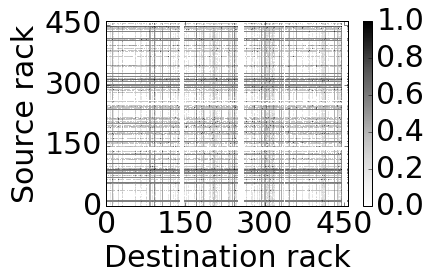
#> input picture image-reverse/cluster-2.png, 432 x 280 px
$ jupyter execute --allow-errors cluster-2.ipynb
#> lines starting #> are read from the running program, lines starting #| are printed output that depends on the picture
[cell 1]
from PIL import Image
import numpy as np

## Cluster 2: 456 racks

[cell 2]
im = Image.open('cluster-2.png').convert('L')  # RGB to gray scale
im

[cell 3]
im.mode, im.size
#> Out = ('L', (432, 280))

[cell 4]
left   = 107
top    = 22
right  = 348
bottom = 206
im = im.crop((left, top, right, bottom))
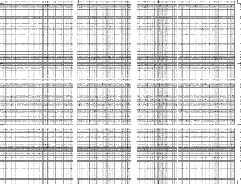
#> im: PIL image 241x184 L; min 16, max 255, mean 214.3
im

[cell 5]
im = im.resize((456, 456))   # there are approximately 456 nodes
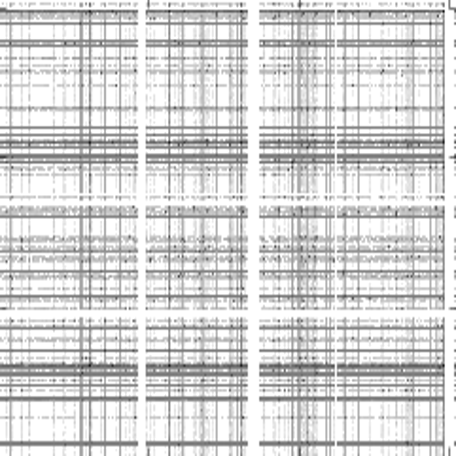
#> im: PIL image 456x456 L; min 17, max 255, mean 213.6
im

[cell 6]
im_array = np.array(im.getdata()).reshape((456, 456))
im_array[10][::20]
#> Out = 23 values, max 255 at index 7, min 90 at index 12, mean 130.6

[cell 7]
im_array = (255-im_array)/255 # scale to [0, 1]
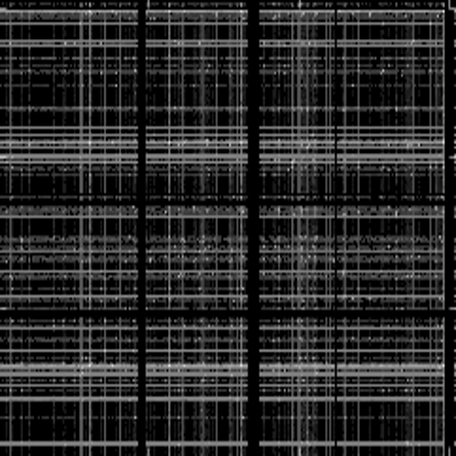
#> im_array: shape (456, 456) float64; min 0, max 0.933, mean 0.163
im_array = im_array*8         # scale to [0, 8]
im_array[10][::20]
#> Out = 23 values, max 5.18 at index 12, min 0 at index 7, mean 3.9

[cell 8]
im_array = np.power(10., im_array)  # scale to [0, 1e8]
im_array[10][::20]
#> Out = 23 values, max 150131.1 at index 12, min 1 at index 7, mean 20741.1

[cell 9]
im_array = np.where(im_array<=1, 0, im_array)  # the 1 should be 0 traffic
im_array[10][::20]
#> Out = 23 values, max 150131.1 at index 12, min 0 at index 7, mean 20741.1

$ run again, with image-reverse/cluster-3.png copied over image-reverse/cluster-2.png
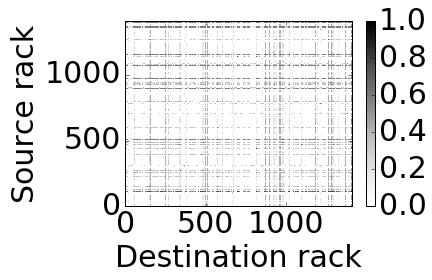
#> input picture image-reverse/cluster-3.png, 432 x 280 px
#> `im = im.resize((456, 456))`:
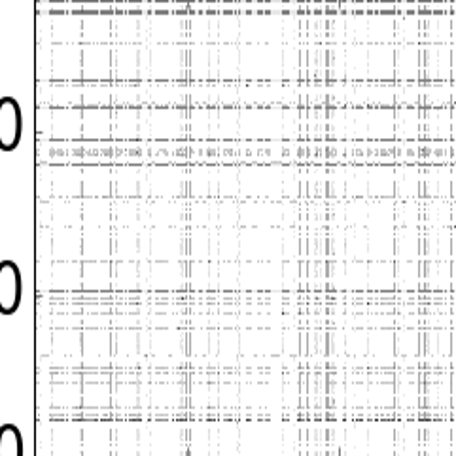
#> im: PIL image 456x456 L; min 0, max 255, mean 240
#> `im_array[10][::20]`: Out = 23 values, max 255 at index 0, min 138 at index 15, mean 179.8
#> `im_array[10][::20]`: Out = 23 values, max 3.67 at index 15, min 0 at index 0, mean 2.36
#> `im_array = np.power(10., im_array)`:
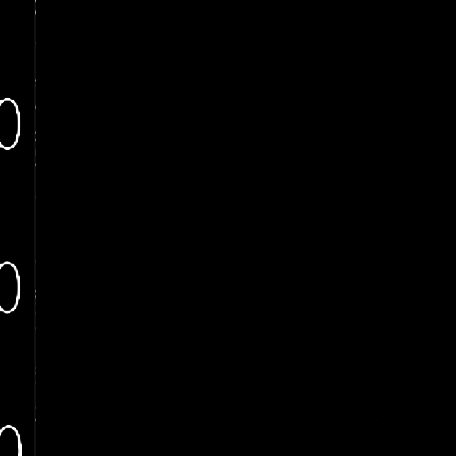
#> im_array: shape (456, 456) float64; min 1, max 100000000, mean 290341.8; drawn with min black and max white
#> `im_array[10][::20]`: Out = 23 values, max 4683.7 at index 15, min 1 at index 0, mean 1195.7
#> `im_array[10][::20]`: Out = 23 values, max 4683.7 at index 15, min 0 at index 0, mean 1195.6
